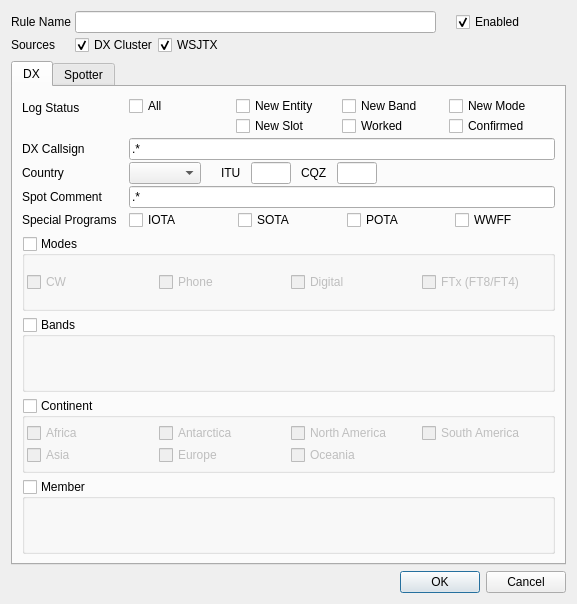
<?xml version="1.0" encoding="UTF-8"?>
<ui version="4.0">
 <class>AlertRuleDetail</class>
 <widget class="QDialog" name="AlertRuleDetail">
  <property name="geometry">
   <rect>
    <x>0</x>
    <y>0</y>
    <width>577</width>
    <height>604</height>
   </rect>
  </property>
  <property name="windowTitle">
   <string>Alert Rule Detail</string>
  </property>
  <layout class="QVBoxLayout" name="verticalLayout">
   <item>
    <layout class="QHBoxLayout" name="horizontalLayout">
     <item>
      <layout class="QFormLayout" name="formLayout">
       <property name="horizontalSpacing">
        <number>4</number>
       </property>
       <property name="verticalSpacing">
        <number>2</number>
       </property>
       <item row="0" column="0">
        <widget class="QLabel" name="ruleNameLabel">
         <property name="text">
          <string>Rule Name</string>
         </property>
        </widget>
       </item>
       <item row="0" column="1">
        <layout class="QHBoxLayout" name="horizontalLayout_3">
         <item>
          <widget class="QLineEdit" name="ruleNameEdit">
           <property name="sizePolicy">
            <sizepolicy hsizetype="Expanding" vsizetype="Fixed">
             <horstretch>0</horstretch>
             <verstretch>0</verstretch>
            </sizepolicy>
           </property>
          </widget>
         </item>
         <item>
          <spacer name="horizontalSpacer_8">
           <property name="orientation">
            <enum>Qt::Horizontal</enum>
           </property>
           <property name="sizeType">
            <enum>QSizePolicy::Maximum</enum>
           </property>
           <property name="sizeHint" stdset="0">
            <size>
             <width>20</width>
             <height>20</height>
            </size>
           </property>
          </spacer>
         </item>
         <item>
          <widget class="QCheckBox" name="ruleEnabledCheckBox">
           <property name="sizePolicy">
            <sizepolicy hsizetype="Preferred" vsizetype="Preferred">
             <horstretch>0</horstretch>
             <verstretch>0</verstretch>
            </sizepolicy>
           </property>
           <property name="text">
            <string>Enabled</string>
           </property>
           <property name="checked">
            <bool>true</bool>
           </property>
          </widget>
         </item>
        </layout>
       </item>
       <item row="1" column="0">
        <widget class="QLabel" name="sourceLabel">
         <property name="text">
          <string>Sources</string>
         </property>
        </widget>
       </item>
       <item row="1" column="1">
        <layout class="QHBoxLayout" name="horizontalLayout_2">
         <item>
          <widget class="QCheckBox" name="dxcCheckBox">
           <property name="text">
            <string>DX Cluster</string>
           </property>
           <property name="checked">
            <bool>true</bool>
           </property>
          </widget>
         </item>
         <item>
          <widget class="QCheckBox" name="wsjtxCheckBox">
           <property name="text">
            <string>WSJTX</string>
           </property>
           <property name="checked">
            <bool>true</bool>
           </property>
          </widget>
         </item>
         <item>
          <spacer name="horizontalSpacer_2">
           <property name="orientation">
            <enum>Qt::Horizontal</enum>
           </property>
           <property name="sizeHint" stdset="0">
            <size>
             <width>40</width>
             <height>20</height>
            </size>
           </property>
          </spacer>
         </item>
        </layout>
       </item>
      </layout>
     </item>
     <item>
      <spacer name="horizontalSpacer">
       <property name="orientation">
        <enum>Qt::Horizontal</enum>
       </property>
       <property name="sizeType">
        <enum>QSizePolicy::Preferred</enum>
       </property>
       <property name="sizeHint" stdset="0">
        <size>
         <width>40</width>
         <height>20</height>
        </size>
       </property>
      </spacer>
     </item>
    </layout>
   </item>
   <item>
    <widget class="QTabWidget" name="tabWidget">
     <property name="currentIndex">
      <number>0</number>
     </property>
     <property name="tabsClosable">
      <bool>false</bool>
     </property>
     <widget class="QWidget" name="dx">
      <attribute name="title">
       <string>DX</string>
      </attribute>
      <layout class="QVBoxLayout" name="verticalLayout_4">
       <item>
        <layout class="QFormLayout" name="formLayout_3">
         <property name="horizontalSpacing">
          <number>12</number>
         </property>
         <property name="verticalSpacing">
          <number>2</number>
         </property>
         <item row="0" column="0">
          <widget class="QLabel" name="logStatusLabel">
           <property name="text">
            <string>Log Status</string>
           </property>
          </widget>
         </item>
         <item row="0" column="1">
          <layout class="QGridLayout" name="gridLayout">
           <property name="spacing">
            <number>0</number>
           </property>
           <item row="1" column="2">
            <widget class="QCheckBox" name="workedCheckbox">
             <property name="text">
              <string>Worked</string>
             </property>
            </widget>
           </item>
           <item row="1" column="1">
            <widget class="QCheckBox" name="newSlotCheckbox">
             <property name="text">
              <string>New Slot</string>
             </property>
            </widget>
           </item>
           <item row="1" column="3">
            <widget class="QCheckBox" name="confirmedCheckbox">
             <property name="text">
              <string>Confirmed</string>
             </property>
            </widget>
           </item>
           <item row="0" column="1">
            <widget class="QCheckBox" name="newEntityCheckbox">
             <property name="text">
              <string>New Entity</string>
             </property>
            </widget>
           </item>
           <item row="0" column="3">
            <widget class="QCheckBox" name="newModeCheckbox">
             <property name="text">
              <string>New Mode</string>
             </property>
            </widget>
           </item>
           <item row="0" column="2">
            <widget class="QCheckBox" name="newBandCheckbox">
             <property name="text">
              <string>New Band</string>
             </property>
            </widget>
           </item>
           <item row="0" column="0">
            <widget class="QCheckBox" name="allCheckbox">
             <property name="text">
              <string>All</string>
             </property>
            </widget>
           </item>
          </layout>
         </item>
         <item row="1" column="0">
          <widget class="QLabel" name="dxCallsignLabel">
           <property name="text">
            <string>DX Callsign</string>
           </property>
          </widget>
         </item>
         <item row="1" column="1">
          <widget class="QLineEdit" name="dxCallsignEdit">
           <property name="toolTip">
            <string>Use Perl-like regular expression</string>
           </property>
           <property name="text">
            <string>.*</string>
           </property>
           <property name="placeholderText">
            <string/>
           </property>
          </widget>
         </item>
         <item row="2" column="0">
          <widget class="QLabel" name="countryLabel">
           <property name="text">
            <string>Country</string>
           </property>
          </widget>
         </item>
         <item row="2" column="1">
          <layout class="QHBoxLayout" name="horizontalLayout_4">
           <item>
            <widget class="SmartSearchBox" name="countryCombo">
             <property name="sizePolicy">
              <sizepolicy hsizetype="Maximum" vsizetype="Fixed">
               <horstretch>0</horstretch>
               <verstretch>0</verstretch>
              </sizepolicy>
             </property>
            </widget>
           </item>
           <item>
            <spacer name="horizontalSpacer_4">
             <property name="orientation">
              <enum>Qt::Horizontal</enum>
             </property>
             <property name="sizeType">
              <enum>QSizePolicy::Maximum</enum>
             </property>
             <property name="sizeHint" stdset="0">
              <size>
               <width>20</width>
               <height>20</height>
              </size>
             </property>
            </spacer>
           </item>
           <item>
            <widget class="QLabel" name="ituLabel">
             <property name="text">
              <string>ITU</string>
             </property>
            </widget>
           </item>
           <item>
            <spacer name="horizontalSpacer_5">
             <property name="orientation">
              <enum>Qt::Horizontal</enum>
             </property>
             <property name="sizeType">
              <enum>QSizePolicy::Maximum</enum>
             </property>
             <property name="sizeHint" stdset="0">
              <size>
               <width>10</width>
               <height>20</height>
              </size>
             </property>
            </spacer>
           </item>
           <item>
            <widget class="QLineEdit" name="ituEdit">
             <property name="sizePolicy">
              <sizepolicy hsizetype="Maximum" vsizetype="Fixed">
               <horstretch>0</horstretch>
               <verstretch>0</verstretch>
              </sizepolicy>
             </property>
             <property name="maximumSize">
              <size>
               <width>40</width>
               <height>16777215</height>
              </size>
             </property>
             <property name="maxLength">
              <number>2</number>
             </property>
            </widget>
           </item>
           <item>
            <spacer name="horizontalSpacer_7">
             <property name="orientation">
              <enum>Qt::Horizontal</enum>
             </property>
             <property name="sizeType">
              <enum>QSizePolicy::Maximum</enum>
             </property>
             <property name="sizeHint" stdset="0">
              <size>
               <width>10</width>
               <height>20</height>
              </size>
             </property>
            </spacer>
           </item>
           <item>
            <widget class="QLabel" name="cqzLabel">
             <property name="text">
              <string>CQZ</string>
             </property>
            </widget>
           </item>
           <item>
            <spacer name="horizontalSpacer_6">
             <property name="orientation">
              <enum>Qt::Horizontal</enum>
             </property>
             <property name="sizeType">
              <enum>QSizePolicy::Maximum</enum>
             </property>
             <property name="sizeHint" stdset="0">
              <size>
               <width>10</width>
               <height>20</height>
              </size>
             </property>
            </spacer>
           </item>
           <item>
            <widget class="QLineEdit" name="cqzEdit">
             <property name="sizePolicy">
              <sizepolicy hsizetype="Maximum" vsizetype="Fixed">
               <horstretch>0</horstretch>
               <verstretch>0</verstretch>
              </sizepolicy>
             </property>
             <property name="maximumSize">
              <size>
               <width>40</width>
               <height>16777215</height>
              </size>
             </property>
             <property name="maxLength">
              <number>2</number>
             </property>
            </widget>
           </item>
           <item>
            <spacer name="horizontalSpacer_3">
             <property name="orientation">
              <enum>Qt::Horizontal</enum>
             </property>
             <property name="sizeHint" stdset="0">
              <size>
               <width>40</width>
               <height>20</height>
              </size>
             </property>
            </spacer>
           </item>
          </layout>
         </item>
         <item row="3" column="0">
          <widget class="QLabel" name="spotCommentLabel">
           <property name="text">
            <string>Spot Comment</string>
           </property>
          </widget>
         </item>
         <item row="3" column="1">
          <widget class="QLineEdit" name="spotCommentEdit">
           <property name="toolTip">
            <string>Use Perl-like regular expression</string>
           </property>
           <property name="text">
            <string>.*</string>
           </property>
           <property name="placeholderText">
            <string/>
           </property>
          </widget>
         </item>
         <item row="4" column="0">
          <widget class="QLabel" name="label">
           <property name="text">
            <string>Special Programs</string>
           </property>
          </widget>
         </item>
         <item row="4" column="1">
          <layout class="QHBoxLayout" name="horizontalLayout_5">
           <property name="spacing">
            <number>9</number>
           </property>
           <item>
            <widget class="QCheckBox" name="iotaCheckbox">
             <property name="text">
              <string>IOTA</string>
             </property>
            </widget>
           </item>
           <item>
            <widget class="QCheckBox" name="sotaCheckbox">
             <property name="text">
              <string>SOTA</string>
             </property>
            </widget>
           </item>
           <item>
            <widget class="QCheckBox" name="potaCheckbox">
             <property name="text">
              <string>POTA</string>
             </property>
            </widget>
           </item>
           <item>
            <widget class="QCheckBox" name="wwffCheckbox">
             <property name="text">
              <string>WWFF</string>
             </property>
            </widget>
           </item>
          </layout>
         </item>
        </layout>
       </item>
       <item>
        <widget class="QGroupBox" name="modes">
         <property name="sizePolicy">
          <sizepolicy hsizetype="Preferred" vsizetype="Preferred">
           <horstretch>0</horstretch>
           <verstretch>0</verstretch>
          </sizepolicy>
         </property>
         <property name="title">
          <string>Modes</string>
         </property>
         <property name="checkable">
          <bool>true</bool>
         </property>
         <property name="checked">
          <bool>false</bool>
         </property>
         <layout class="QVBoxLayout" name="verticalLayout_2">
          <property name="spacing">
           <number>2</number>
          </property>
          <property name="leftMargin">
           <number>2</number>
          </property>
          <property name="topMargin">
           <number>2</number>
          </property>
          <property name="rightMargin">
           <number>2</number>
          </property>
          <property name="bottomMargin">
           <number>2</number>
          </property>
          <item>
           <layout class="QGridLayout" name="modes_group">
            <property name="horizontalSpacing">
             <number>4</number>
            </property>
            <property name="verticalSpacing">
             <number>2</number>
            </property>
            <item row="0" column="3">
             <widget class="QCheckBox" name="ftxcheckbox">
              <property name="sizePolicy">
               <sizepolicy hsizetype="Expanding" vsizetype="Preferred">
                <horstretch>0</horstretch>
                <verstretch>0</verstretch>
               </sizepolicy>
              </property>
              <property name="text">
               <string>FTx (FT8/FT4)</string>
              </property>
             </widget>
            </item>
            <item row="0" column="2">
             <widget class="QCheckBox" name="digitalcheckbox">
              <property name="sizePolicy">
               <sizepolicy hsizetype="Expanding" vsizetype="Preferred">
                <horstretch>0</horstretch>
                <verstretch>0</verstretch>
               </sizepolicy>
              </property>
              <property name="text">
               <string>Digital</string>
              </property>
             </widget>
            </item>
            <item row="0" column="1">
             <widget class="QCheckBox" name="phonecheckbox">
              <property name="sizePolicy">
               <sizepolicy hsizetype="Expanding" vsizetype="Preferred">
                <horstretch>0</horstretch>
                <verstretch>0</verstretch>
               </sizepolicy>
              </property>
              <property name="text">
               <string>Phone</string>
              </property>
             </widget>
            </item>
            <item row="0" column="0">
             <widget class="QCheckBox" name="cwcheckbox">
              <property name="sizePolicy">
               <sizepolicy hsizetype="Expanding" vsizetype="Preferred">
                <horstretch>0</horstretch>
                <verstretch>0</verstretch>
               </sizepolicy>
              </property>
              <property name="text">
               <string>CW</string>
              </property>
             </widget>
            </item>
           </layout>
          </item>
         </layout>
        </widget>
       </item>
       <item>
        <widget class="QGroupBox" name="bands">
         <property name="title">
          <string>Bands</string>
         </property>
         <property name="checkable">
          <bool>true</bool>
         </property>
         <property name="checked">
          <bool>false</bool>
         </property>
         <layout class="QVBoxLayout" name="verticalLayout_6">
          <property name="spacing">
           <number>2</number>
          </property>
          <property name="leftMargin">
           <number>2</number>
          </property>
          <property name="topMargin">
           <number>2</number>
          </property>
          <property name="rightMargin">
           <number>2</number>
          </property>
          <property name="bottomMargin">
           <number>2</number>
          </property>
          <item>
           <layout class="QGridLayout" name="band_group">
            <property name="horizontalSpacing">
             <number>4</number>
            </property>
            <property name="verticalSpacing">
             <number>2</number>
            </property>
           </layout>
          </item>
         </layout>
        </widget>
       </item>
       <item>
        <widget class="QGroupBox" name="continent">
         <property name="title">
          <string>Continent</string>
         </property>
         <property name="checkable">
          <bool>true</bool>
         </property>
         <property name="checked">
          <bool>false</bool>
         </property>
         <layout class="QVBoxLayout" name="verticalLayout_3">
          <property name="spacing">
           <number>2</number>
          </property>
          <property name="leftMargin">
           <number>2</number>
          </property>
          <property name="topMargin">
           <number>2</number>
          </property>
          <property name="rightMargin">
           <number>2</number>
          </property>
          <property name="bottomMargin">
           <number>2</number>
          </property>
          <item>
           <layout class="QGridLayout" name="cont_group">
            <property name="horizontalSpacing">
             <number>4</number>
            </property>
            <property name="verticalSpacing">
             <number>2</number>
            </property>
            <item row="0" column="3">
             <widget class="QCheckBox" name="sacheckbox">
              <property name="text">
               <string>South America</string>
              </property>
             </widget>
            </item>
            <item row="0" column="1">
             <widget class="QCheckBox" name="ancheckbox">
              <property name="text">
               <string>Antarctica</string>
              </property>
             </widget>
            </item>
            <item row="0" column="2">
             <widget class="QCheckBox" name="nacheckbox">
              <property name="text">
               <string>North America</string>
              </property>
             </widget>
            </item>
            <item row="1" column="2">
             <widget class="QCheckBox" name="occheckbox">
              <property name="text">
               <string>Oceania</string>
              </property>
             </widget>
            </item>
            <item row="1" column="0">
             <widget class="QCheckBox" name="ascheckbox">
              <property name="text">
               <string>Asia</string>
              </property>
             </widget>
            </item>
            <item row="1" column="1">
             <widget class="QCheckBox" name="eucheckbox">
              <property name="text">
               <string>Europe</string>
              </property>
             </widget>
            </item>
            <item row="0" column="0">
             <widget class="QCheckBox" name="afcheckbox">
              <property name="text">
               <string>Africa</string>
              </property>
             </widget>
            </item>
           </layout>
          </item>
         </layout>
        </widget>
       </item>
       <item>
        <widget class="QGroupBox" name="memberGroupBox">
         <property name="title">
          <string>Member</string>
         </property>
         <property name="checkable">
          <bool>true</bool>
         </property>
         <property name="checked">
          <bool>false</bool>
         </property>
         <layout class="QVBoxLayout" name="verticalLayout_8">
          <property name="spacing">
           <number>2</number>
          </property>
          <property name="leftMargin">
           <number>2</number>
          </property>
          <property name="topMargin">
           <number>2</number>
          </property>
          <property name="rightMargin">
           <number>2</number>
          </property>
          <property name="bottomMargin">
           <number>2</number>
          </property>
          <item>
           <layout class="QGridLayout" name="dxMemberGrid">
            <property name="horizontalSpacing">
             <number>4</number>
            </property>
            <property name="verticalSpacing">
             <number>2</number>
            </property>
           </layout>
          </item>
         </layout>
        </widget>
       </item>
      </layout>
     </widget>
     <widget class="QWidget" name="Spotter">
      <attribute name="title">
       <string>Spotter</string>
      </attribute>
      <layout class="QVBoxLayout" name="verticalLayout_7">
       <item>
        <layout class="QFormLayout" name="formLayout_4">
         <item row="0" column="0">
          <widget class="QLabel" name="spotterCountry">
           <property name="text">
            <string>Country</string>
           </property>
          </widget>
         </item>
         <item row="0" column="1">
          <widget class="SmartSearchBox" name="spotterCountryCombo">
           <property name="sizePolicy">
            <sizepolicy hsizetype="Maximum" vsizetype="Fixed">
             <horstretch>0</horstretch>
             <verstretch>0</verstretch>
            </sizepolicy>
           </property>
          </widget>
         </item>
        </layout>
       </item>
       <item>
        <widget class="QGroupBox" name="continent_spotter">
         <property name="title">
          <string>Continent</string>
         </property>
         <property name="checkable">
          <bool>true</bool>
         </property>
         <property name="checked">
          <bool>false</bool>
         </property>
         <layout class="QVBoxLayout" name="verticalLayout_5">
          <item>
           <layout class="QGridLayout" name="cont_group_spotter">
            <item row="0" column="1">
             <widget class="QCheckBox" name="ancheckbox_spotter">
              <property name="text">
               <string>Antarctica</string>
              </property>
              <property name="checked">
               <bool>false</bool>
              </property>
             </widget>
            </item>
            <item row="1" column="0">
             <widget class="QCheckBox" name="ascheckbox_spotter">
              <property name="text">
               <string>Asia</string>
              </property>
              <property name="checked">
               <bool>false</bool>
              </property>
             </widget>
            </item>
            <item row="1" column="1">
             <widget class="QCheckBox" name="eucheckbox_spotter">
              <property name="text">
               <string>Europe</string>
              </property>
              <property name="checked">
               <bool>false</bool>
              </property>
             </widget>
            </item>
            <item row="0" column="0">
             <widget class="QCheckBox" name="afcheckbox_spotter">
              <property name="text">
               <string>Africa</string>
              </property>
              <property name="checked">
               <bool>false</bool>
              </property>
             </widget>
            </item>
            <item row="0" column="2">
             <widget class="QCheckBox" name="nacheckbox_spotter">
              <property name="text">
               <string>North America</string>
              </property>
              <property name="checked">
               <bool>false</bool>
              </property>
             </widget>
            </item>
            <item row="1" column="2">
             <widget class="QCheckBox" name="occheckbox_spotter">
              <property name="text">
               <string>Oceania</string>
              </property>
              <property name="checked">
               <bool>false</bool>
              </property>
             </widget>
            </item>
            <item row="0" column="3">
             <widget class="QCheckBox" name="sacheckbox_spotter">
              <property name="text">
               <string>South America</string>
              </property>
              <property name="checked">
               <bool>false</bool>
              </property>
             </widget>
            </item>
           </layout>
          </item>
         </layout>
        </widget>
       </item>
       <item>
        <spacer name="verticalSpacer_3">
         <property name="orientation">
          <enum>Qt::Vertical</enum>
         </property>
         <property name="sizeHint" stdset="0">
          <size>
           <width>20</width>
           <height>40</height>
          </size>
         </property>
        </spacer>
       </item>
      </layout>
     </widget>
    </widget>
   </item>
   <item>
    <widget class="QDialogButtonBox" name="buttonBox">
     <property name="orientation">
      <enum>Qt::Horizontal</enum>
     </property>
     <property name="standardButtons">
      <set>QDialogButtonBox::Cancel|QDialogButtonBox::Ok</set>
     </property>
    </widget>
   </item>
  </layout>
 </widget>
 <customwidgets>
  <customwidget>
   <class>SmartSearchBox</class>
   <extends>QComboBox</extends>
   <header>ui/component/SmartSearchBox.h</header>
  </customwidget>
 </customwidgets>
 <tabstops>
  <tabstop>ruleNameEdit</tabstop>
  <tabstop>ruleEnabledCheckBox</tabstop>
  <tabstop>dxcCheckBox</tabstop>
  <tabstop>wsjtxCheckBox</tabstop>
  <tabstop>tabWidget</tabstop>
  <tabstop>allCheckbox</tabstop>
  <tabstop>newEntityCheckbox</tabstop>
  <tabstop>newBandCheckbox</tabstop>
  <tabstop>newModeCheckbox</tabstop>
  <tabstop>newSlotCheckbox</tabstop>
  <tabstop>workedCheckbox</tabstop>
  <tabstop>confirmedCheckbox</tabstop>
  <tabstop>dxCallsignEdit</tabstop>
  <tabstop>countryCombo</tabstop>
  <tabstop>ituEdit</tabstop>
  <tabstop>cqzEdit</tabstop>
  <tabstop>spotCommentEdit</tabstop>
  <tabstop>iotaCheckbox</tabstop>
  <tabstop>sotaCheckbox</tabstop>
  <tabstop>potaCheckbox</tabstop>
  <tabstop>wwffCheckbox</tabstop>
  <tabstop>modes</tabstop>
  <tabstop>cwcheckbox</tabstop>
  <tabstop>phonecheckbox</tabstop>
  <tabstop>digitalcheckbox</tabstop>
  <tabstop>ftxcheckbox</tabstop>
  <tabstop>bands</tabstop>
  <tabstop>continent</tabstop>
  <tabstop>afcheckbox</tabstop>
  <tabstop>ancheckbox</tabstop>
  <tabstop>nacheckbox</tabstop>
  <tabstop>sacheckbox</tabstop>
  <tabstop>ascheckbox</tabstop>
  <tabstop>eucheckbox</tabstop>
  <tabstop>occheckbox</tabstop>
  <tabstop>memberGroupBox</tabstop>
  <tabstop>spotterCountryCombo</tabstop>
  <tabstop>continent_spotter</tabstop>
  <tabstop>afcheckbox_spotter</tabstop>
  <tabstop>ancheckbox_spotter</tabstop>
  <tabstop>nacheckbox_spotter</tabstop>
  <tabstop>sacheckbox_spotter</tabstop>
  <tabstop>ascheckbox_spotter</tabstop>
  <tabstop>eucheckbox_spotter</tabstop>
  <tabstop>occheckbox_spotter</tabstop>
 </tabstops>
 <resources/>
 <connections>
  <connection>
   <sender>buttonBox</sender>
   <signal>accepted()</signal>
   <receiver>AlertRuleDetail</receiver>
   <slot>save()</slot>
   <hints>
    <hint type="sourcelabel">
     <x>257</x>
     <y>610</y>
    </hint>
    <hint type="destinationlabel">
     <x>157</x>
     <y>274</y>
    </hint>
   </hints>
  </connection>
  <connection>
   <sender>buttonBox</sender>
   <signal>rejected()</signal>
   <receiver>AlertRuleDetail</receiver>
   <slot>reject()</slot>
   <hints>
    <hint type="sourcelabel">
     <x>325</x>
     <y>610</y>
    </hint>
    <hint type="destinationlabel">
     <x>286</x>
     <y>274</y>
    </hint>
   </hints>
  </connection>
  <connection>
   <sender>ruleNameEdit</sender>
   <signal>textChanged(QString)</signal>
   <receiver>AlertRuleDetail</receiver>
   <slot>ruleNameChanged(QString)</slot>
   <hints>
    <hint type="sourcelabel">
     <x>195</x>
     <y>23</y>
    </hint>
    <hint type="destinationlabel">
     <x>178</x>
     <y>309</y>
    </hint>
   </hints>
  </connection>
  <connection>
   <sender>dxCallsignEdit</sender>
   <signal>textChanged(QString)</signal>
   <receiver>AlertRuleDetail</receiver>
   <slot>callsignChanged(QString)</slot>
   <hints>
    <hint type="sourcelabel">
     <x>232</x>
     <y>149</y>
    </hint>
    <hint type="destinationlabel">
     <x>178</x>
     <y>309</y>
    </hint>
   </hints>
  </connection>
  <connection>
   <sender>spotCommentEdit</sender>
   <signal>textChanged(QString)</signal>
   <receiver>AlertRuleDetail</receiver>
   <slot>spotCommentChanged(QString)</slot>
   <hints>
    <hint type="sourcelabel">
     <x>232</x>
     <y>242</y>
    </hint>
    <hint type="destinationlabel">
     <x>178</x>
     <y>309</y>
    </hint>
   </hints>
  </connection>
  <connection>
   <sender>allCheckbox</sender>
   <signal>toggled(bool)</signal>
   <receiver>AlertRuleDetail</receiver>
   <slot>enabledLogStatusAll(bool)</slot>
   <hints>
    <hint type="sourcelabel">
     <x>203</x>
     <y>132</y>
    </hint>
    <hint type="destinationlabel">
     <x>288</x>
     <y>301</y>
    </hint>
   </hints>
  </connection>
 </connections>
 <slots>
  <slot>save()</slot>
  <slot>ruleNameChanged(QString)</slot>
  <slot>callsignChanged(QString)</slot>
  <slot>spotCommentChanged(QString)</slot>
  <slot>enabledLogStatusAll(bool)</slot>
 </slots>
</ui>
